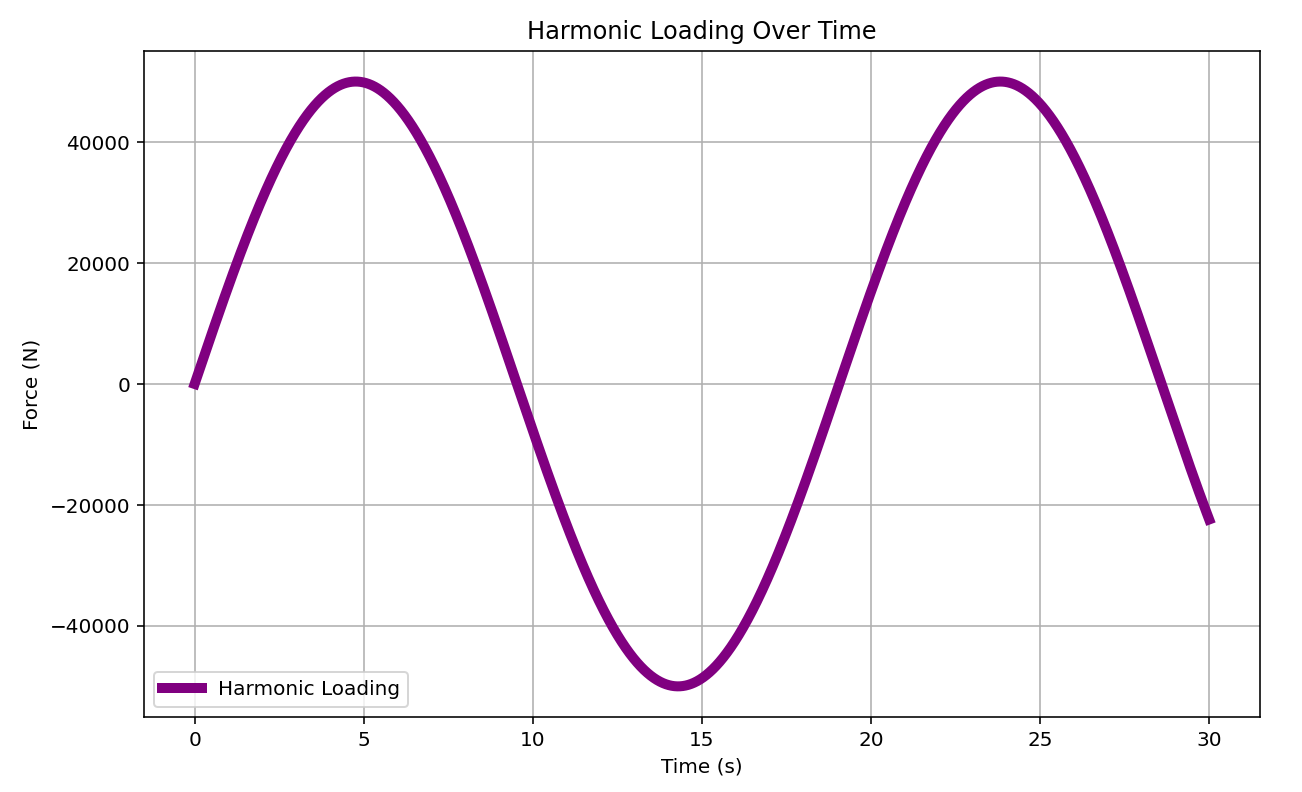

Here is the Python script that generated this plot:
def HARMONIC_IMPACT_LOAD(force_amplitude, impact_time, DT, omega_n, PLOT):
    import numpy as np
    import matplotlib.pyplot as plt
    # Harmonic Load Durations
    num_steps = int(impact_time / DT)
    load_time = np.linspace(0, impact_time, num_steps) # Force time
    
    target_frequency = 0.65 * omega_n  # Target excitation frequency
    
    harmonic_load = force_amplitude * np.sin(target_frequency * load_time)
    if PLOT == True:
        # Plot harmonic loading
        plt.figure(figsize=(10, 6))
        plt.plot(load_time, harmonic_load, label='Harmonic Loading', color='purple',linewidth=5)
        plt.title('Harmonic Loading Over Time')
        plt.xlabel('Time (s)')
        plt.ylabel('Force (N)')
        plt.grid(True)
        plt.legend()
        plt.show()
    return  load_time, harmonic_load  
